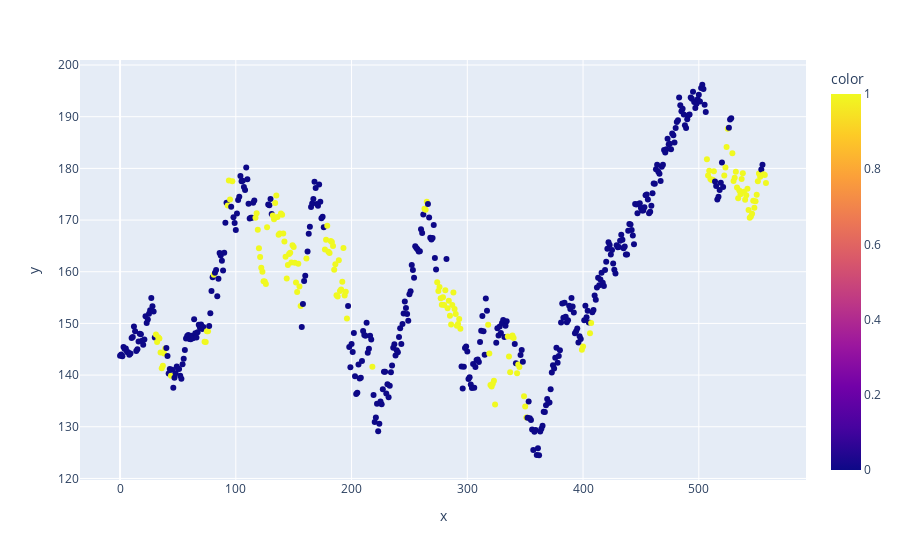

The notebook cell saved with this chart:
### Code cell
price = data["Adj Close"]
length = len(price)
split = round(0.8*length)

fig = px.scatter(x=range(len(price[split:])), y=price[split:], color=y_pred)
fig.show()

### Figure 1 — Plotly figure (JSON) as saved in the notebook; plotly's stock layout.template omitted (floating-point values rounded to 4 significant figures; data arrays with more than 128 entries replaced by an {"elided": "..."} marker saying what was removed)
{"data": [{"hovertemplate": "x=%{x}<br>y=%{y}<br>color=%{marker.color}<extra></extra>", "legendgroup": "", "marker": {"color": {"elided": "559 int values"}, "coloraxis": "coloraxis", "symbol": "circle"}, "mode": "markers", "name": "", "orientation": "v", "showlegend": false, "type": "scatter", "x": {"elided": "559 int values"}, "xaxis": "x", "y": {"elided": "559 float values"}, "yaxis": "y"}], "layout": {"coloraxis": {"colorbar": {"title": {"text": "color"}}, "colorscale": [[0, "#0d0887"], [0.1111, "#46039f"], [0.2222, "#7201a8"], [0.3333, "#9c179e"], [0.4444, "#bd3786"], [0.5556, "#d8576b"], [0.6667, "#ed7953"], [0.7778, "#fb9f3a"], [0.8889, "#fdca26"], [1, "#f0f921"]]}, "legend": {"tracegroupgap": 0}, "margin": {"t": 60}, "xaxis": {"anchor": "y", "domain": [0, 1], "title": {"text": "x"}}, "yaxis": {"anchor": "x", "domain": [0, 1], "title": {"text": "y"}}}}
